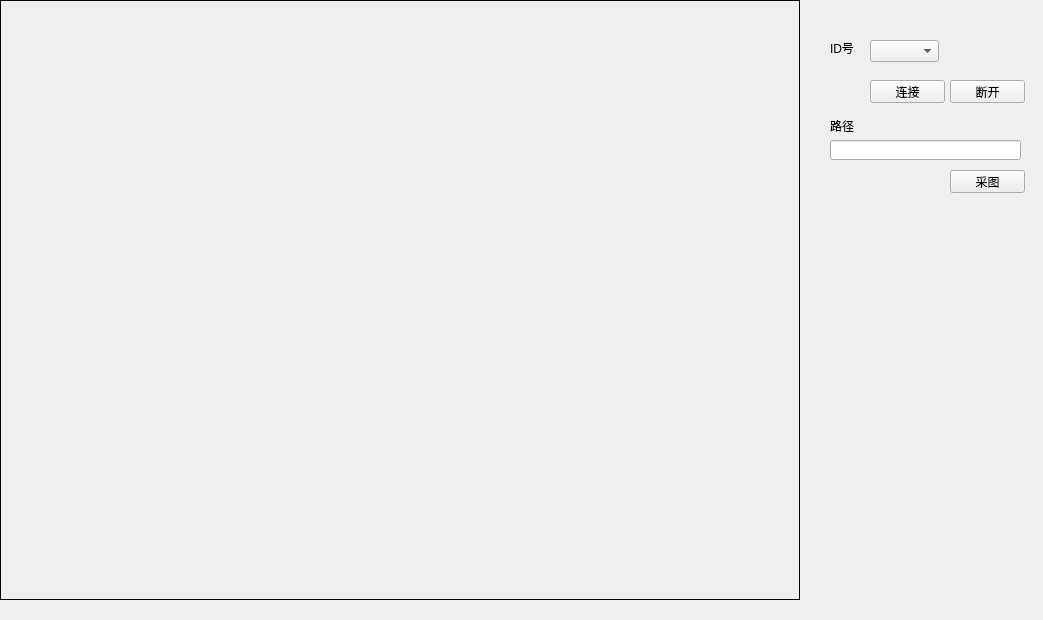
<?xml version="1.0" encoding="UTF-8"?>
<ui version="4.0">
 <class>FormDebugSub2</class>
 <widget class="QWidget" name="FormDebugSub2">
  <property name="geometry">
   <rect>
    <x>0</x>
    <y>0</y>
    <width>1043</width>
    <height>620</height>
   </rect>
  </property>
  <property name="windowTitle">
   <string>Form</string>
  </property>
  <property name="autoFillBackground">
   <bool>false</bool>
  </property>
  <widget class="QLabel" name="label">
   <property name="geometry">
    <rect>
     <x>0</x>
     <y>0</y>
     <width>800</width>
     <height>600</height>
    </rect>
   </property>
   <property name="minimumSize">
    <size>
     <width>800</width>
     <height>600</height>
    </size>
   </property>
   <property name="maximumSize">
    <size>
     <width>800</width>
     <height>600</height>
    </size>
   </property>
   <property name="baseSize">
    <size>
     <width>800</width>
     <height>600</height>
    </size>
   </property>
   <property name="frameShape">
    <enum>QFrame::Box</enum>
   </property>
   <property name="text">
    <string/>
   </property>
  </widget>
  <widget class="QLabel" name="label_2">
   <property name="geometry">
    <rect>
     <x>830</x>
     <y>40</y>
     <width>31</width>
     <height>16</height>
    </rect>
   </property>
   <property name="text">
    <string>ID号</string>
   </property>
  </widget>
  <widget class="QComboBox" name="comboBox">
   <property name="geometry">
    <rect>
     <x>870</x>
     <y>40</y>
     <width>69</width>
     <height>22</height>
    </rect>
   </property>
  </widget>
  <widget class="QPushButton" name="pushButton">
   <property name="geometry">
    <rect>
     <x>870</x>
     <y>80</y>
     <width>75</width>
     <height>23</height>
    </rect>
   </property>
   <property name="text">
    <string>连接</string>
   </property>
  </widget>
  <widget class="QPushButton" name="pushButton_2">
   <property name="geometry">
    <rect>
     <x>950</x>
     <y>80</y>
     <width>75</width>
     <height>23</height>
    </rect>
   </property>
   <property name="text">
    <string>断开</string>
   </property>
  </widget>
  <widget class="QPushButton" name="pushButton_3">
   <property name="geometry">
    <rect>
     <x>950</x>
     <y>170</y>
     <width>75</width>
     <height>23</height>
    </rect>
   </property>
   <property name="text">
    <string>采图</string>
   </property>
  </widget>
  <widget class="QLineEdit" name="lineEdit">
   <property name="geometry">
    <rect>
     <x>830</x>
     <y>140</y>
     <width>191</width>
     <height>20</height>
    </rect>
   </property>
  </widget>
  <widget class="QLabel" name="label_3">
   <property name="geometry">
    <rect>
     <x>830</x>
     <y>120</y>
     <width>54</width>
     <height>12</height>
    </rect>
   </property>
   <property name="text">
    <string>路径</string>
   </property>
  </widget>
 </widget>
 <resources/>
 <connections/>
</ui>
